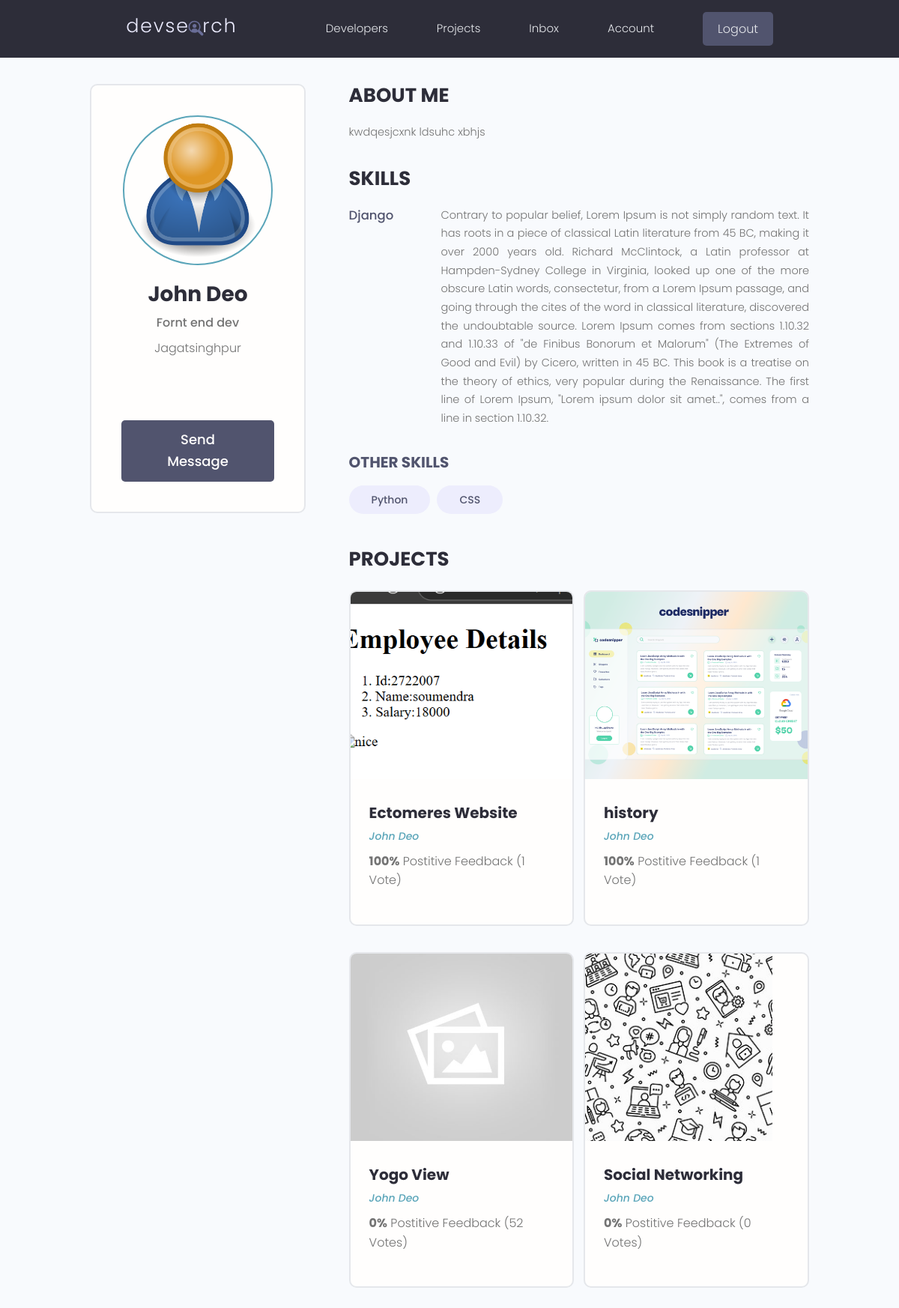
The app's page /profile/ae0fdd9a-8c4a-4c3f-ac00-01f984ee0173/ (signed in) with its own data.
### users/models.py (models this page shows, shortened)
class Profile(models.Model):
    user = models.OneToOneField(User,on_delete=models.CASCADE,null=True,blank=True)
    name = models.CharField(max_length=200,blank=True,null=True)
    email = models.EmailField(max_length=500, blank=True,null=True)
    username = models.CharField(max_length=200,blank=True,null=True)
    location = models.CharField(max_length=200,blank=True,null=True)
    short_intro = models.CharField(max_length=200,blank=True,null=True)
    bio = models.TextField(blank=True,null=True)
    profile_image = models.ImageField(null=True,blank=True,upload_to='profiles/',default='profiles/user-default.png')
    social_github = models.CharField(max_length=200,blank=True,null=True)
    social_twitter = models.CharField(max_length=200,blank=True,null=True)
    social_linkedin = models.CharField(max_length=200,blank=True,null=True)
    social_youtube = models.CharField(max_length=200,blank=True,null=True)
    social_website = models.CharField(max_length=200,blank=True,null=True)
    created = models.DateTimeField(auto_now_add=True)
    id = models.UUIDField(default=uuid.uuid4,unique=True,primary_key=True,editable=False)

class Skill(models.Model):
    owner = models.ForeignKey(Profile,on_delete=models.CASCADE,null=True,blank=True)
    name = models.CharField(max_length=200,blank=True,null=True)
    description = models.TextField(null=True,blank=True)
    created = models.DateTimeField(auto_now_add=True)
    id = models.UUIDField(default=uuid.uuid4,unique=True,primary_key=True,editable=False)
    def __str__(self):
        return str(self.name)

### projects/models.py (models this page shows, shortened)
class Project(models.Model):
    owner = models.ForeignKey(Profile,on_delete=models.SET_NULL,null=True,blank=True)
    title = models.CharField(max_length=200)
    discription = models.TextField(null=True,blank=True)
    featured_image = models.ImageField(null=True,blank=True,default="default.jpg")
    demo_link = models.CharField(max_length=2000,null=True,blank=True)
    source_link = models.CharField(max_length=2000,null=True,blank=True)
    tag = models.ManyToManyField('Tag',blank=True)
    vote_total = models.IntegerField(default=0,null=True,blank=True)
    vote_ratio = models.IntegerField(default=0,null=True,blank=True)
    created = models.DateTimeField(auto_now_add=True)
    id = models.UUIDField(default=uuid.uuid4,unique=True,primary_key=True,editable=False)
    class Meta:
        ordering = ['-vote_ratio','-vote_total','title']

### users/views.py (the view)
# urls.py: path('profile/<str:pk>/',views.userProfile,name='user-profile'),
def userProfile(req,pk):
    profile = Profile.objects.get(id = pk)
    topSkills = profile.skill_set.exclude(description__exact="")
    otherSkills = profile.skill_set.filter(description="")
    context = {'profile':profile,'topSkills':topSkills,'otherSkills':otherSkills}
    return render(req,'users/user-profile.html',context)

### users/templates/users/user-profile.html (shortened to what this page needs)
{% extends 'main.html' %}
{% block content %}
  <main class="profile my-md">
    <div class="container">
      <div class="layout">
        <div class="column column--1of3">
          <div class="card text-center">
            <div class="card__body dev">
              <img class="avatar avatar--xl" src="{{ profile.profile_image.url }}" />
              <h2 class="dev__name">{{ profile.name }}</h2>
              <p class="dev__title">{{ profile.short_intro }}</p>
              <p class="dev__location">{{ profile.location }}</p>
              <ul class="dev__social">
              </ul>
              <a href="#" class="btn btn--sub btn--lg">Send Message </a>
            </div>
          </div>
        </div>
        <div class="column column--2of3">
          <div class="devInfo">
            <h3 class="devInfo__title">About Me</h3>
            <p class="devInfo__about">{{profile.bio}}</p>
          </div>
          <div class="devInfo">
            <h3 class="devInfo__title">Skills</h3>
            <div class="devInfo__skills">
              {% for skill in topSkills %}
              <div class="devSkill">
                <h4 class="devSkill__title">{{skill.name}}</h4>
                <p class="devSkill__info">{{skill.description}}</p>
              </div>
              {% endfor %}
              <h3 class="devInfo__subtitle">Other Skills</h3>
              <div class="devInfo__otherSkills">
                {% for skill in otherSkills %}
                <span class="tag tag--pill tag--sub tag--lg">
                  <small>{{skill}}</small>
                </span>
                {% endfor %}
              </div>
            </div>
          </div>
          <div class="devInfo">
            <h3 class="devInfo__title">Projects</h3>
            <div class="grid grid--two">
              {% for project in profile.project_set.all %}
              <div class="column">
                <div class="card project">
                  <a href="{% url 'project' project.id %}" class="project">
                    <img class="project__thumbnail" src="{{ project.featured_image.url }}" alt="project thumbnail" />
                    <div class="card__body">
                      <h3 class="project__title">{{project.title}}</h3>
                      <p><a class="project__author" href="{% url 'user-profile' project.owner.id %}">{{project.owner.name}}</a></p>
                      <p class="project--rating">
                        <span style="font-weight: bold;">{{project.vote_ratio}}%</span> Postitive
                        Feedback ({{project.vote_total}} Vote{{project.vote_total|pluralize:"s"}})
                      </p>
                    </div>
                  </a>
                </div>
              </div>
              {% endfor %}
            </div>
          </div>
        </div>
      </div>
    </div>
  </main>
{% endblock content %}

### static/styles/app.css (style rules this page uses)
:root { --color-sub: #2d2d39; }
.btn--sub { background-color: var(--color-sub-light); }
.card { border: 2px solid var(--color-light); }
img { width: 100%; }
.profile .card > .dev { padding: 4rem; }
.dev__name { color: var(--color-sub); font-size: 2.8rem; font-weight: 700; margin-top: 1rem; margin-bottom: 0.5rem; }
.dev__title { font-size: 1.6rem; font-weight: 500; line-height: 1.3; }
.dev__location { margin-top: 1rem; }
.dev__social { margin: 3rem 0; list-style: none; display: flex; justify-content: center; gap: 1.5rem; }
.devInfo { margin-bottom: 3rem; }
.devInfo__title, .devInfo__subtitle { font-size: 2.6rem; color: var(--color-sub); text-transform: uppercase; font-weight: 700; margin-bottom: 1.5rem; }
.devInfo__subtitle { font-size: 2rem; color: var(--color-sub-light); }
.devInfo__about, .devSkill__info { font-size: 1.45rem; line-height: 1.7; text-align: justify; }
.devSkill { margin-bottom: 3rem; }
.devSkill__title { font-size: 1.65rem; font-weight: 500; color: var(--color-sub-light); }
@media screen and (min-width: 700px) { .devSkill { display: flex; justify-content: space-between; gap: 3rem; } }
@media screen and (min-width: 700px) { .devSkill__info { flex-basis: 80%; } }
.project__author { font-size: 1.4rem; font-style: italic; }
.project--rating { margin-bottom: 1.6em; margin-top: .5em; }
.project__thumbnail { height: 25rem; object-fit: cover; object-position: top center; }
.project__title { font-size: 2rem; font-weight: 700; color: var(--color-sub); }

### static/uikit/styles/modules/_variables.css (style rules this page uses)
:root { --color-main: #5aa5b9; --color-main-light: #e6faff; --color-sub: #3f4156; --color-sub-light: #51546e; --color-sub-lighter: #ededfd; --color-text: #737373; --color-gray: #8b8b8b; --color-light: #e5e7eb; --color-light-gray: #767676; --color-bg: #f8fafd; --color-white: #fffefd; --color-white-light: #f3f3f3; --color-success: #359e64; --color-success-bg: #def8e8; --color-error: #fc4b0b; --color-error-bg: #fff2ee; --font-base: 'Poppins', arial, helvetica, 'Segoe UI', roboto, ubuntu, sans-serif; --font-monospace: 'Fira Code', 'Courier New', courier, monospace; --font-regular: 300; --font-medium: 500; --font-bold: 700; --generic-shadow: 1px 1px 5px #00000010; --generic-transition: all 0.3s ease-in-out; }

### static/uikit/styles/modules/_base.css (style rules this page uses)
* { margin: 0; padding: 0; box-sizing: border-box; text-rendering: optimizeLegibility; color: inherit; font-size: inherit; }
html { font-size: 50%; }
@media only screen and (min-width: 480px) { html { font-size: 56.25%; } }
@media only screen and (min-width: 1200px) { html { font-size: 62.5%; } }
body { line-height: 1.6; font-weight: 400; font-size: 1.5rem; color: var(--color-text); background-color: var(--color-bg); min-height: 100vh; }

### static/uikit/styles/modules/_typography.css (style rules this page uses)
* { font-family: var(--font-base); }
h2 { font-size: 3.6rem; font-weight: var(--font-bold); }
h3 { font-size: 3.2rem; font-weight: var(--font-medium); }
h4 { font-size: 2.8rem; font-weight: var(--font-medium); }
p, span, strong { font-size: 1.6rem; color: var(--color-text); font-weight: var(--font-regular); }
a { padding-bottom: 2px; text-decoration: none; display: inline-block; color: var(--color-main); font-weight: var(--font-medium); }

### static/uikit/styles/modules/_utilities.css (style rules this page uses)
.container { width: 92%; max-width: 165rem; margin: 0 auto; box-sizing: border-box; }
@media screen and (min-width: 1000px) { .container { width: 90%; } }
@media screen and (min-width: 1200px) { .container { width: 80%; } }
.text-center { text-align: center; }
.my-md { margin: 3rem auto; }

### static/uikit/styles/modules/_avatar.css (style rules this page uses)
.avatar { border-radius: 50%; border: 2px solid var(--color-main); object-fit: cover; }
.avatar--xl { height: 20rem; width: 20rem; }

### static/uikit/styles/modules/_button.css (style rules this page uses)
.btn { display: inline-block; position: relative; cursor: pointer; background-color: var(--color-light); font-weight: var(--font-medium); color: var(--color-sub); text-decoration: none; padding: 1rem 2rem; border-radius: 0.5rem; border: none; width: -webkit-fit-content; width: -moz-fit-content; width: fit-content; height: -webkit-fit-content; height: -moz-fit-content; height: fit-content; font-size: 1.6rem; outline-width: 0; outline-color: transparent; -webkit-backface-visibility: hidden; backface-visibility: hidden; transition: all 0.3s ease-in-out; }
.btn--sub { background-color: var(--color-sub); color: var(--color-white); }
.btn--lg { font-size: 1.8rem; padding: 1.2rem 4.5rem; }

### static/uikit/styles/modules/_card.css (style rules this page uses)
.card { border-radius: 1rem; background-color: var(--color-white); border: 1.5px solid var(--color-light); width: auto; height: auto; margin-top: 0.5rem; margin-bottom: 0.5rem; overflow: hidden; }
.card__body, .card__header { padding: 2rem 2.5rem; }

### records on screen
Profile: profile_image (placeholder picture), name "John Deo", short_intro "Fornt end dev", location "Jagatsinghpur", bio "kwdqesjcxnk ldsuhc xbhjs"
Skill: name "Django", description "Contrary to popular belief, Lorem Ipsum is not simply random text. It has roots in a piece of classical Latin literature from 45 BC, making it over 2000 years old. Richard McClintock, a Latin professor at Hampden-Sydney College in Virginia, looked up one of the more obscure Latin words, consectetur, from a Lorem Ipsum passage, and going through the cites of the word in classical literature, discovered the undoubtable source. Lorem Ipsum comes from sections 1.10.32 and 1.10.33 of \"de Finibus Bonorum et Malorum\" (The Extremes of Good and Evil) by Cicero, written in 45 BC. This book is a treatise on the theory of ethics, very popular during the Renaissance. The first line of Lorem Ipsum,…"
Skill: name "Python"
Skill: name "CSS"
Project: featured_image (picture), title "Ectomeres Website", owner.name "John Deo", vote_ratio "100", vote_total "1"
Project: featured_image (picture), title "history", owner.name "John Deo", vote_ratio "100", vote_total "1"
Project: featured_image (placeholder picture), title "Yogo View", owner.name "John Deo", vote_ratio "0", vote_total "52"
Project: featured_image (picture), title "Social Networking", owner.name "John Deo", vote_ratio "0", vote_total "0"
